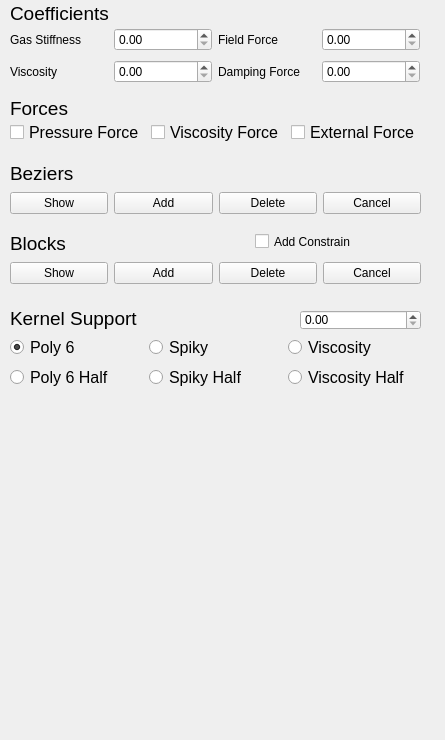
         <widget class="QWidget" name="tab_1">
          <attribute name="title">
           <string>Parameters</string>
          </attribute>
          <widget class="QLabel" name="label_10">
           <property name="geometry">
            <rect>
             <x>10</x>
             <y>0</y>
             <width>191</width>
             <height>26</height>
            </rect>
           </property>
           <property name="font">
            <font>
             <pointsize>14</pointsize>
            </font>
           </property>
           <property name="text">
            <string>Coefficients</string>
           </property>
          </widget>
          <widget class="QWidget" name="gridLayoutWidget_4">
           <property name="geometry">
            <rect>
             <x>10</x>
             <y>120</y>
             <width>411</width>
             <height>26</height>
            </rect>
           </property>
           <layout class="QGridLayout" name="gridLayout_4">
            <item row="0" column="0">
             <widget class="QCheckBox" name="Pressureforce">
              <property name="font">
               <font>
                <pointsize>12</pointsize>
                <weight>50</weight>
                <bold>false</bold>
               </font>
              </property>
              <property name="text">
               <string>Pressure Force</string>
              </property>
             </widget>
            </item>
            <item row="0" column="1">
             <widget class="QCheckBox" name="Viscosityforce">
              <property name="font">
               <font>
                <pointsize>12</pointsize>
                <weight>50</weight>
                <bold>false</bold>
               </font>
              </property>
              <property name="text">
               <string>Viscosity Force</string>
              </property>
             </widget>
            </item>
            <item row="0" column="2">
             <widget class="QCheckBox" name="Externalforce">
              <property name="font">
               <font>
                <pointsize>12</pointsize>
                <weight>50</weight>
                <bold>false</bold>
               </font>
              </property>
              <property name="text">
               <string>External Force</string>
              </property>
             </widget>
            </item>
           </layout>
          </widget>
          <widget class="QWidget" name="gridLayoutWidget_2">
           <property name="geometry">
            <rect>
             <x>10</x>
             <y>25</y>
             <width>410</width>
             <height>61</height>
            </rect>
           </property>
           <layout class="QGridLayout" name="gridLayout_2">
            <item row="1" column="2">
             <widget class="QLabel" name="label_2">
              <property name="text">
               <string>Damping Force</string>
              </property>
             </widget>
            </item>
            <item row="0" column="2">
             <widget class="QLabel" name="label">
              <property name="text">
               <string>Field Force</string>
              </property>
             </widget>
            </item>
            <item row="1" column="1">
             <widget class="QDoubleSpinBox" name="doubleSpinBox_Viscosity">
              <property name="decimals">
               <number>2</number>
              </property>
              <property name="maximum">
               <double>1000.000000000000000</double>
              </property>
              <property name="singleStep">
               <double>0.010000000000000</double>
              </property>
             </widget>
            </item>
            <item row="1" column="0">
             <widget class="QLabel" name="label_6">
              <property name="text">
               <string>Viscosity</string>
              </property>
             </widget>
            </item>
            <item row="0" column="1">
             <widget class="QDoubleSpinBox" name="doubleSpinBox_GasStiffness">
              <property name="decimals">
               <number>2</number>
              </property>
              <property name="maximum">
               <double>1000.000000000000000</double>
              </property>
              <property name="singleStep">
               <double>0.010000000000000</double>
              </property>
             </widget>
            </item>
            <item row="0" column="0">
             <widget class="QLabel" name="label_4">
              <property name="text">
               <string>Gas Stiffness</string>
              </property>
             </widget>
            </item>
            <item row="0" column="3">
             <widget class="QDoubleSpinBox" name="doubleSpinBox_CoeffFieldForce">
              <property name="decimals">
               <number>2</number>
              </property>
              <property name="maximum">
               <double>1000.000000000000000</double>
              </property>
              <property name="singleStep">
               <double>0.100000000000000</double>
              </property>
             </widget>
            </item>
            <item row="1" column="3">
             <widget class="QDoubleSpinBox" name="doubleSpinBox_CoeffDampingForce">
              <property name="decimals">
               <number>2</number>
              </property>
              <property name="maximum">
               <double>100.000000000000000</double>
              </property>
              <property name="singleStep">
               <double>0.010000000000000</double>
              </property>
             </widget>
            </item>
           </layout>
          </widget>
          <widget class="QLabel" name="label_15">
           <property name="geometry">
            <rect>
             <x>10</x>
             <y>95</y>
             <width>191</width>
             <height>26</height>
            </rect>
           </property>
           <property name="font">
            <font>
             <pointsize>14</pointsize>
            </font>
           </property>
           <property name="text">
            <string>Forces</string>
           </property>
          </widget>
          <widget class="QLabel" name="label_13">
           <property name="geometry">
            <rect>
             <x>10</x>
             <y>160</y>
             <width>81</width>
             <height>26</height>
            </rect>
           </property>
           <property name="font">
            <font>
             <pointsize>14</pointsize>
            </font>
           </property>
           <property name="text">
            <string>Beziers</string>
           </property>
          </widget>
          <widget class="QWidget" name="gridLayoutWidget_5">
           <property name="geometry">
            <rect>
             <x>10</x>
             <y>185</y>
             <width>411</width>
             <height>36</height>
            </rect>
           </property>
           <layout class="QGridLayout" name="gridLayout_5">
            <item row="0" column="0">
             <widget class="QPushButton" name="pushButton_Beziers_Show">
              <property name="text">
               <string>Show</string>
              </property>
             </widget>
            </item>
            <item row="0" column="3">
             <widget class="QPushButton" name="pushButton_Beziers_Cancel">
              <property name="text">
               <string>Cancel</string>
              </property>
             </widget>
            </item>
            <item row="0" column="2">
             <widget class="QPushButton" name="pushButton_Beziers_Delete">
              <property name="text">
               <string>Delete</string>
              </property>
             </widget>
            </item>
            <item row="0" column="1">
             <widget class="QPushButton" name="pushButton_Beziers_Add">
              <property name="text">
               <string>Add</string>
              </property>
             </widget>
            </item>
           </layout>
          </widget>
          <widget class="QLabel" name="label_12">
           <property name="geometry">
            <rect>
             <x>10</x>
             <y>230</y>
             <width>81</width>
             <height>26</height>
            </rect>
           </property>
           <property name="font">
            <font>
             <pointsize>14</pointsize>
            </font>
           </property>
           <property name="text">
            <string>Blocks</string>
           </property>
          </widget>
          <widget class="QCheckBox" name="checkBox_AddConstrain">
           <property name="geometry">
            <rect>
             <x>255</x>
             <y>230</y>
             <width>126</width>
             <height>23</height>
            </rect>
           </property>
           <property name="text">
            <string>Add Constrain</string>
           </property>
          </widget>
          <widget class="QWidget" name="gridLayoutWidget_3">
           <property name="geometry">
            <rect>
             <x>10</x>
             <y>255</y>
             <width>411</width>
             <height>36</height>
            </rect>
           </property>
           <layout class="QGridLayout" name="gridLayout_3">
            <item row="0" column="3">
             <widget class="QPushButton" name="pushButton_Blocks_Cancel">
              <property name="text">
               <string>Cancel</string>
              </property>
             </widget>
            </item>
            <item row="0" column="2">
             <widget class="QPushButton" name="pushButton_Blocks_Delete">
              <property name="text">
               <string>Delete</string>
              </property>
             </widget>
            </item>
            <item row="0" column="1">
             <widget class="QPushButton" name="pushButton_Blocks_Add">
              <property name="text">
               <string>Add</string>
              </property>
             </widget>
            </item>
            <item row="0" column="0">
             <widget class="QPushButton" name="pushButton_Blocks_Show">
              <property name="text">
               <string>Show</string>
              </property>
             </widget>
            </item>
           </layout>
          </widget>
          <widget class="QWidget" name="verticalLayoutWidget_6">
           <property name="geometry">
            <rect>
             <x>5</x>
             <y>390</y>
             <width>431</width>
             <height>341</height>
            </rect>
           </property>
           <layout class="QVBoxLayout" name="verticalLayout_kernel"/>
          </widget>
          <widget class="QWidget" name="gridLayoutWidget">
           <property name="geometry">
            <rect>
             <x>10</x>
             <y>335</y>
             <width>411</width>
             <height>54</height>
            </rect>
           </property>
           <layout class="QGridLayout" name="gridLayout">
            <item row="1" column="0">
             <widget class="QRadioButton" name="radioButton_kernel_poly6">
              <property name="font">
               <font>
                <pointsize>12</pointsize>
               </font>
              </property>
              <property name="text">
               <string>Poly 6</string>
              </property>
              <property name="checked">
               <bool>true</bool>
              </property>
             </widget>
            </item>
            <item row="2" column="0">
             <widget class="QRadioButton" name="radioButton_kernel_poly6_half">
              <property name="font">
               <font>
                <pointsize>12</pointsize>
               </font>
              </property>
              <property name="text">
               <string>Poly 6 Half</string>
              </property>
              <property name="checked">
               <bool>false</bool>
              </property>
             </widget>
            </item>
            <item row="1" column="2">
             <widget class="QRadioButton" name="radioButton_kernel_viscosity">
              <property name="font">
               <font>
                <pointsize>12</pointsize>
               </font>
              </property>
              <property name="text">
               <string>Viscosity</string>
              </property>
             </widget>
            </item>
            <item row="2" column="1">
             <widget class="QRadioButton" name="radioButton_kernel_spiky_half">
              <property name="font">
               <font>
                <pointsize>12</pointsize>
               </font>
              </property>
              <property name="text">
               <string>Spiky Half</string>
              </property>
             </widget>
            </item>
            <item row="1" column="1">
             <widget class="QRadioButton" name="radioButton_kernel_spiky">
              <property name="font">
               <font>
                <pointsize>12</pointsize>
               </font>
              </property>
              <property name="text">
               <string>Spiky</string>
              </property>
             </widget>
            </item>
            <item row="2" column="2">
             <widget class="QRadioButton" name="radioButton_kernel_viscosity_half">
              <property name="font">
               <font>
                <pointsize>12</pointsize>
               </font>
              </property>
              <property name="text">
               <string>Viscosity Half</string>
              </property>
             </widget>
            </item>
           </layout>
          </widget>
          <widget class="QLabel" name="label_8">
           <property name="geometry">
            <rect>
             <x>10</x>
             <y>300</y>
             <width>141</width>
             <height>36</height>
            </rect>
           </property>
           <property name="font">
            <font>
             <pointsize>14</pointsize>
            </font>
           </property>
           <property name="text">
            <string>Kernel Support</string>
           </property>
          </widget>
          <widget class="QDoubleSpinBox" name="doubleSpinBox_supportRadius">
           <property name="geometry">
            <rect>
             <x>300</x>
             <y>310</y>
             <width>121</width>
             <height>20</height>
            </rect>
           </property>
           <property name="decimals">
            <number>2</number>
           </property>
           <property name="maximum">
            <double>1000.000000000000000</double>
           </property>
           <property name="singleStep">
            <double>0.010000000000000</double>
           </property>
          </widget>
         </widget>
